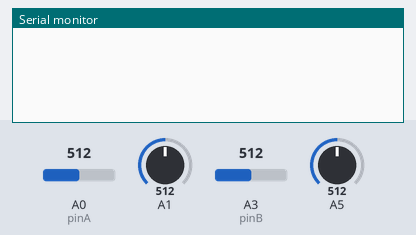
Bench run of a sketch on a simulated Arduino Uno, built with avr-gcc and run on an emulated ATmega328P. Shown: the last lines printed to the serial monitor. The inputs (shaded band) are chosen by the test bench; at power-on: A0 (pinA) = 512, A3 (pinB) = 512, A1 = 512, A5 = 512.

Above: at 1.2 s.
1.3 s: A0 (pinA) set to 992
At 2.4 s:
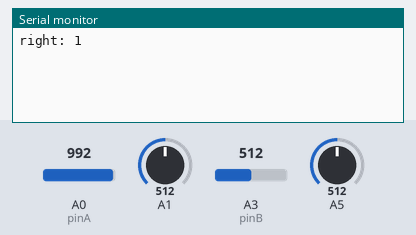
2.8 s: A3 (pinB) set to 992
At 3.6 s:
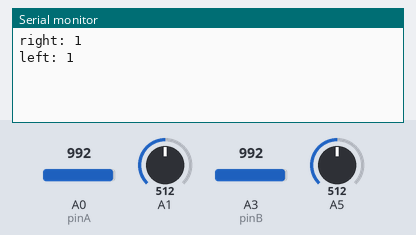
4.3 s: A0 (pinA) set to 716
At 4.7 s:
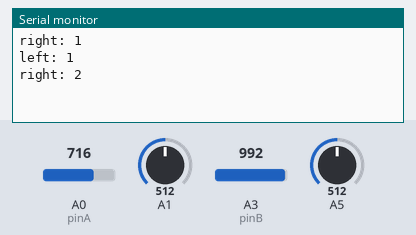
5.8 s: A3 (pinB) set to 716
At 7.1 s:
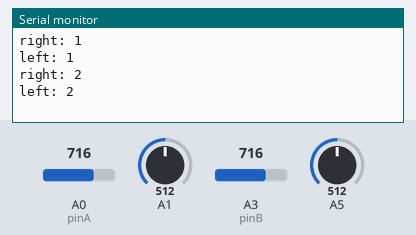

The sketch:

master_encoder_right.ino
```cpp
/**
This program combines readings from the speed and direction encoders to provide the number and direction of wheel "ticks".
**/

// Global variables
int pinA = A0;
int ticksRight = 0;
int ticksLeft = 0;
int pinB = A3;

int n;
int last_n = LOW;
int n2;
int last_n2 = LOW;

// Read optical IR sensor, convert analog signal to digital value (0 or 1)
int readSensor(int pin, float threshold) {
  // Above threshold: HIGH, Below threshold: LOW
  float voltage = analogRead(pin) * (5.0 / 1023.0);  // Voltage
  return (voltage >= threshold) ? HIGH : LOW;
}

class DirectionEncoder {
    // Class variables
    private:
        int pinA;
        int pinB;
        int n;
        int last_n;

    // Constructor
    public:
        int dir;
        int last_dir;
        DirectionEncoder(int myPinA, int myPinB) {
            pinA = myPinA;
            pinB = myPinB;
            last_n = LOW;
            dir = 1;
            last_dir = 1;
        }

        int update(bool show = false) {
              n = readSensor(pinB, 3.0);
              if ( (last_n == LOW) && (n == HIGH) ) {
                if ( readSensor(pinA, 3.0) == LOW )  {
                    dir = 1;
                }
                else {
                    dir = -1;
                }
          }
          last_n = n;
          return dir;
        }
};

DirectionEncoder de_right = DirectionEncoder(A2, A1);
DirectionEncoder de_left = DirectionEncoder(A4, A5);


void setup() {
    Serial.begin(9600);
}

int compensationTicks = 20;
int compensatedRight = false;  // This boolean variable indicates whether the speed encoder has been compensated for the delay in the direction encoder.
int compensatedLeft = false;

void loop() {

      de_right.update();
      de_left.update();

       // Check if change in direction right wheel
      if (de_right.dir != de_right.last_dir && compensatedRight == false) {
//          Serial.println("Change in direction");
          de_right.last_dir = de_right.dir;
          ticksRight -= compensationTicks;
          compensatedRight = true;
      }
      compensatedRight = false;
      if (de_left.dir != de_left.last_dir && compensatedLeft == false) {
//          Serial.println("Change in direction");
          de_left.last_dir = de_left.dir;
          ticksLeft -= compensationTicks;
          compensatedLeft = true;
      }

      // Count wheel ticks right
      n = readSensor(pinA, 4.0);
      if (n != last_n) {
          ticksRight += 1 * de_right.dir;
          Serial.print("right: ");
          Serial.println(ticksRight);
          last_n = n;
      }

      n2 = readSensor(pinB, 4.0);
      if (n2 != last_n2) {
          ticksLeft += 1 * de_left.dir;
          Serial.print("left: ");
          Serial.println(ticksLeft);
          last_n2 = n2;
      }


}
```

Measured:
- after the input at 1.3 s, the serial monitor: prints a new line at once (image 1)
- after the input at 2.8 s, the serial monitor: prints a new line at once (image 2)
- after the input at 4.3 s, the serial monitor: prints a new line at once (image 3)
- after the input at 5.8 s, the serial monitor: prints a new line at once (image 4)
